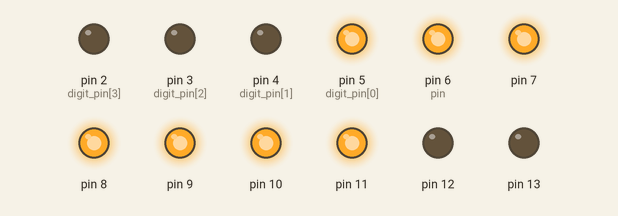
Recording of a sketch running on a simulated Arduino Uno, built with avr-gcc and run on an emulated ATmega328P. On the bench: output pins drawn as LEDs (lit = HIGH).

Above: at 0.1 s.
At 10.1 s:
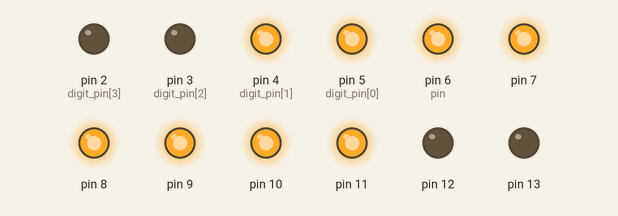
Timing chart, 0 to 11.6 s (numbered marks = the images above):
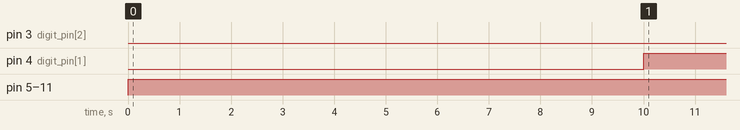

Measured:
- by itself, pin 4 (digit_pin[1]): LOW → HIGH at 10.0 s
- by itself, pin 5 (digit_pin[0]), pin 6 (pin), pin 7–11: LOW → HIGH at 0.00 s

The sketch:

4Digit_7Segment.ino
```cpp
int digit_pin[] = {5, 4, 3, 2};
int dp = 13;
byte digits[10][7] = {
  {1, 1, 1, 1, 1, 1, 0},
  {0, 1, 1, 0, 0, 0, 0},
  {1, 1, 0, 1, 1, 0, 1},
  {1, 1, 1, 1, 0, 0, 1},
  {0, 1, 1, 0, 0, 1, 1},
  {1, 0, 1, 1, 0, 1, 1},
  {1, 0, 1, 1, 1, 1, 1},
  {1, 1, 1, 0, 0, 0, 0},
  {1, 1, 1, 1, 1, 1, 1},
  {1, 1, 1, 1, 0, 1, 1}
};

int num = 0;
int numLength = 0;
void setup() {
  for (int i = 2 ; i <= 13; i++) {
    pinMode(i, OUTPUT);
  }
  Serial.begin(9600);
}

void loop() {
  numLength = String(num,DEC).length() ;
  displayNum(numLength);
  displayDigit(0);
  delay(1000);
  num ++;
}

void displayNum(int length){
  for(int i = 0 ; i < length ; i++){
    digitalWrite(digit_pin[i], HIGH);
  }
}

void displayDigit(int num) {
  int pin = 6;
  for (int i = 0 ; i < 7 ; i++) {
    digitalWrite(pin + i, digits[num][i]);
  }
}
```
